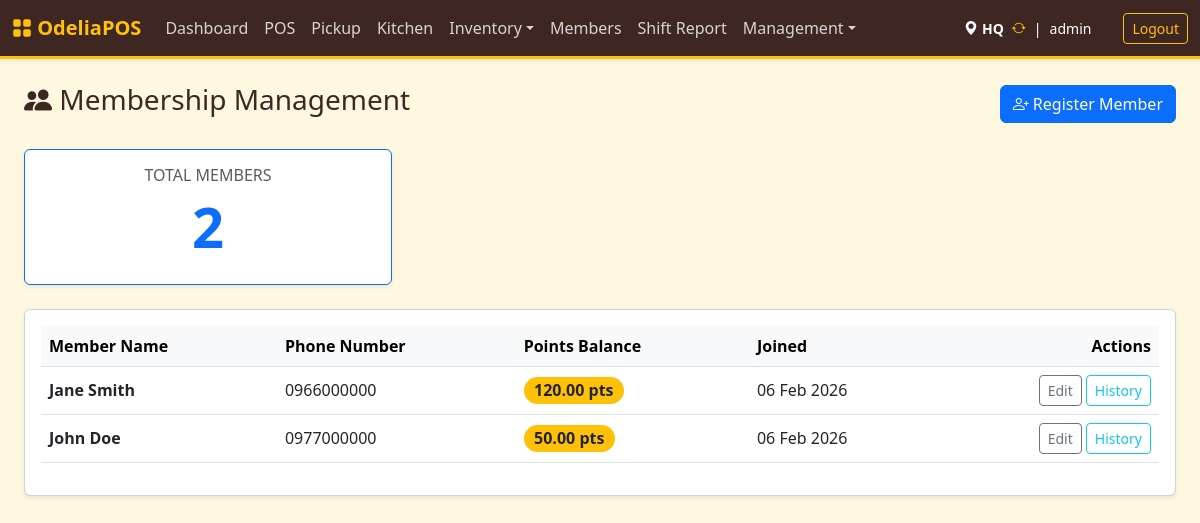
/index.php?page=members (signed in), run on an earlier commit of the app's database.
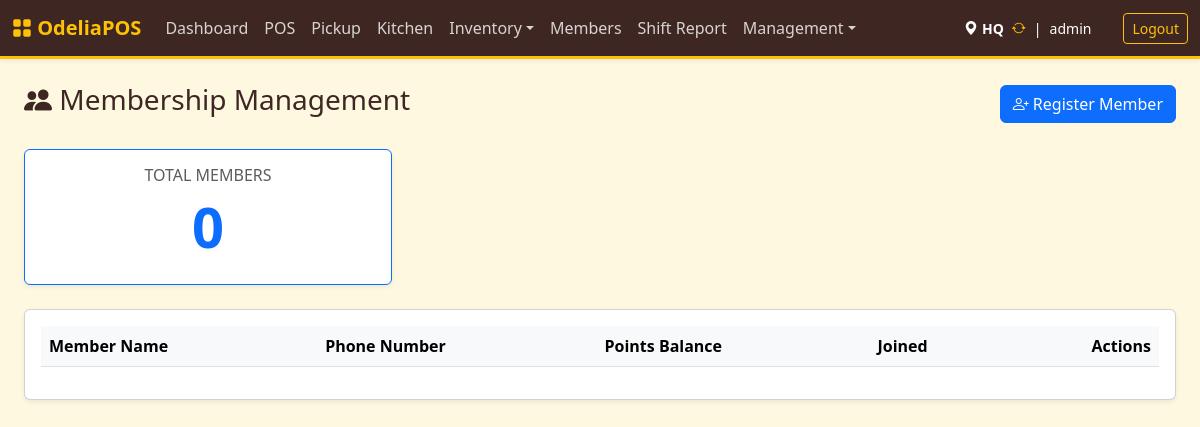
And on a later commit of the database.
### tables this page shows
CREATE TABLE `members` (
  `id` int NOT NULL AUTO_INCREMENT,
  `name` varchar(100) NOT NULL,
  `phone` varchar(20) NOT NULL,
  `email` varchar(100) DEFAULT NULL,
  `points_balance` decimal(10,2) DEFAULT '0.00',
  `created_at` timestamp NULL DEFAULT CURRENT_TIMESTAMP,
  PRIMARY KEY (`id`),
  UNIQUE KEY `phone` (`phone`)
);

### src/members.php (called while the page is built, shortened)
<?php
$members = $pdo->query("SELECT * FROM members ORDER BY name ASC")->fetchAll();
?>

### templates/members.php (the view, shortened to what this page needs)
<div class="d-flex justify-content-between align-items-center mb-4">
    <h3><i class="bi bi-people-fill"></i> Membership Management</h3>
    <button class="btn btn-primary" data-bs-toggle="modal" data-bs-target="#addMemberModal">
        <i class="bi bi-person-plus"></i> Register Member
    </button>
</div>
<div class="row">
    <div class="col-md-4 mb-4">
        <div class="card shadow-sm border-primary">
            <div class="card-body text-center">
                <h6 class="text-muted text-uppercase">Total Members</h6>
                <h2 class="display-4 fw-bold text-primary"><?= count($members) ?></h2>
            </div>
        </div>
    </div>
</div>
<div class="card shadow-sm">
    <div class="card-body">
        <div class="table-responsive">
            <table class="table table-hover align-middle">
                <thead class="table-light">
                    <tr>
                        <th>Member Name</th>
                        <th>Phone Number</th>
                        <th>Points Balance</th>
                        <th>Joined</th>
                        <th class="text-end">Actions</th>
                    </tr>
                </thead>
                <tbody>
                    <?php foreach ($members as $m): ?>
                    <tr>
                        <td class="fw-bold"><?= htmlspecialchars($m['name']) ?></td>
                        <td><?= htmlspecialchars($m['phone']) ?></td>
                        <td>
                            <span class="badge bg-warning text-dark rounded-pill fs-6">
                                <?= number_format($m['points_balance'], 2) ?> pts
                            </span>
                        </td>
                        <td><?= date('d M Y', strtotime($m['created_at'])) ?></td>
                        <td class="text-end">
                            <button class="btn btn-sm btn-outline-secondary" onclick="editMember(<?= $m['id'] ?>)">Edit</button>
                            <button class="btn btn-sm btn-outline-info" onclick="viewHistory(<?= $m['id'] ?>, '<?= htmlspecialchars($m['name']) ?>')">History</button>
                        </td>
                    </tr>
                    <?php endforeach; ?>
                </tbody>
            </table>
        </div>
    </div>
</div>

What changed in the data, as far as the page shows it:
removed members: name "Jane Smith", phone "0966000000", points_balance "120.00", created_at "06 Feb 2026"
removed members: name "John Doe", phone "0977000000", points_balance "50.00", created_at "06 Feb 2026"
Also different on the page:
count($members): "2" → "0"
